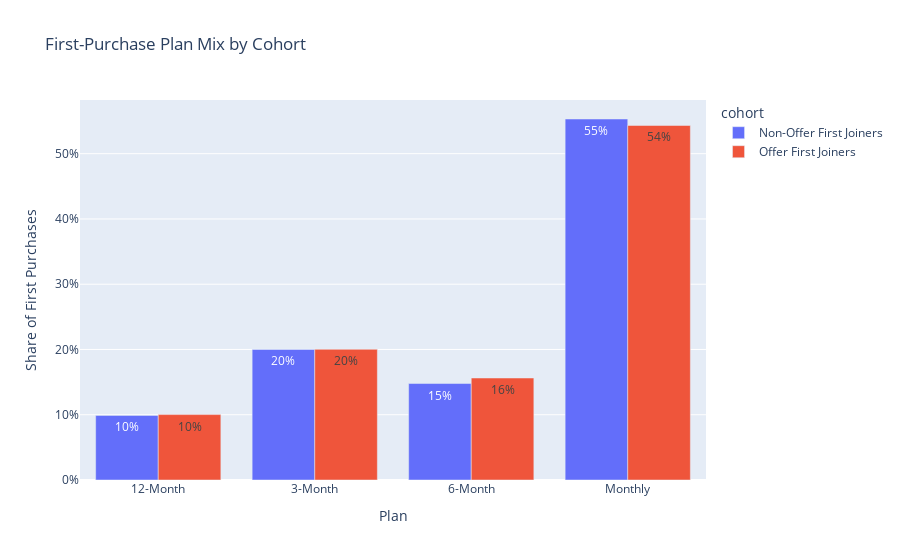

Notebook code cell kept with this figure:
### Markdown cell above
## Plan Mix at First Purchase

Interpretation:
- Use plan mix to set upgrade offers (e.g., Monthly → 3/6/12).
- Differences by cohort inform targeted messaging.

### Code cell
plan_mix = firsts.groupby(['cohort','first_plan_name']).size().reset_index(name='count')
plan_mix['share'] = plan_mix.groupby('cohort')['count'].transform(lambda s: s/s.sum())
fig = px.bar(plan_mix, x='first_plan_name', y='share', color='cohort', barmode='group',
             text_auto='.0%', title='First-Purchase Plan Mix by Cohort')
fig.update_layout(xaxis_title='Plan', yaxis_title='Share of First Purchases', yaxis_tickformat='.0%')
fig.show()

### Figure 1 — Plotly figure (JSON) as saved in the notebook; plotly's stock layout.template omitted (floating-point values rounded to 4 significant figures)
{"data": [{"alignmentgroup": "True", "hovertemplate": "cohort=Non-Offer First Joiners<br>first_plan_name=%{x}<br>share=%{y}<extra></extra>", "legendgroup": "Non-Offer First Joiners", "marker": {"color": "#636efa", "pattern": {"shape": ""}}, "name": "Non-Offer First Joiners", "offsetgroup": "Non-Offer First Joiners", "orientation": "v", "showlegend": true, "textposition": "auto", "texttemplate": "%{y:.0%}", "type": "bar", "x": ["12-Month", "3-Month", "6-Month", "Monthly"], "xaxis": "x", "y": [0.09896, 0.2001, 0.1478, 0.5531], "yaxis": "y"}, {"alignmentgroup": "True", "hovertemplate": "cohort=Offer First Joiners<br>first_plan_name=%{x}<br>share=%{y}<extra></extra>", "legendgroup": "Offer First Joiners", "marker": {"color": "#EF553B", "pattern": {"shape": ""}}, "name": "Offer First Joiners", "offsetgroup": "Offer First Joiners", "orientation": "v", "showlegend": true, "textposition": "auto", "texttemplate": "%{y:.0%}", "type": "bar", "x": ["12-Month", "3-Month", "6-Month", "Monthly"], "xaxis": "x", "y": [0.1002, 0.2003, 0.1563, 0.5432], "yaxis": "y"}], "layout": {"barmode": "group", "legend": {"title": {"text": "cohort"}, "tracegroupgap": 0}, "title": {"text": "First-Purchase Plan Mix by Cohort"}, "xaxis": {"anchor": "y", "domain": [0, 1], "title": {"text": "Plan"}}, "yaxis": {"anchor": "x", "domain": [0, 1], "tickformat": ".0%", "title": {"text": "Share of First Purchases"}}}}
